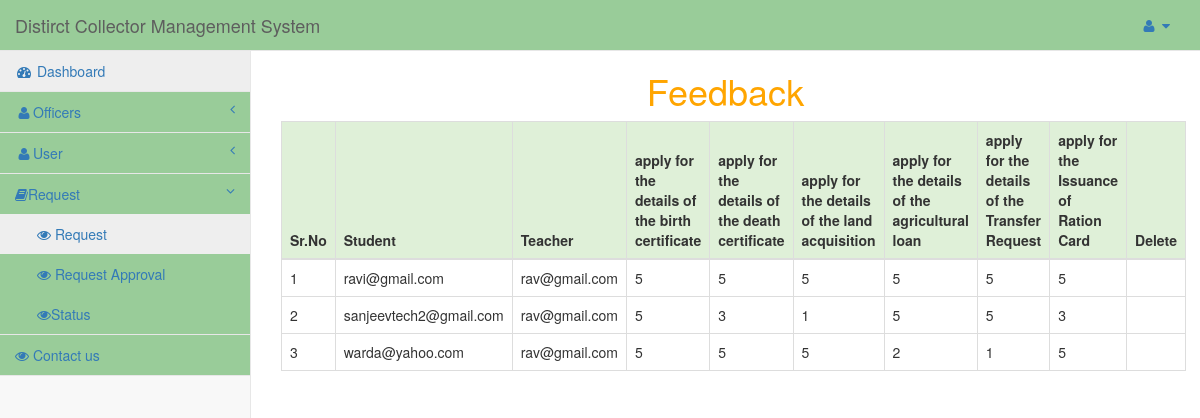
/admin/dashboard.php?info=feedback (signed in), run on the app's committed database.
### tables this page shows
CREATE TABLE IF NOT EXISTS `feedback` (
  `id` int(11) NOT NULL AUTO_INCREMENT,
  `student_id` varchar(50) NOT NULL,
  `faculty_id` varchar(50) NOT NULL,
  `Teacher provided the course outline having weekly content plan w` enum('5','4','3','2','1') NOT NULL,
  `Course objectives,learning outcomes and grading criteria are cle` enum('5','4','3','2','1') NOT NULL,
  `Course integrates throretical course concepts with the real worl` enum('5','4','3','2','1') NOT NULL,
  `Teacher is punctual,arrives on time and leaves on time` enum('5','4','3','2','1') NOT NULL,
  `Teacher is good at stimulating the interest in the course conten` enum('5','4','3','2','1') NOT NULL,
  `Teacher is good at explaining the subject matter` enum('5','4','3','2','1') NOT NULL,
  `Teacher is presentation was clear,loud ad easy to understand` enum('5','4','3','2','1') NOT NULL,
  `Teacher is good at using innovative teaching methods/ways` enum('5','4','3','2','1') NOT NULL,
  `Teacher is available and helpful during counseling hours` enum('5','4','3','2','1') NOT NULL,
  `Teacher has competed the whole course as per course outline` enum('5','4','3','2','1') NOT NULL,
  `Teacher was always fair and impartial:` enum('5','4','3','2','1') NOT NULL,
  `Assessments conducted are clearly connected to maximize learinin` enum('5','4','3','2','1') NOT NULL,
  `What I liked about the course` text NOT NULL,
  `Why I disliked about the course` text NOT NULL,
  `date` date NOT NULL,
  PRIMARY KEY (`id`)
);

### admin/feedback.php (the view, shortened to what this page needs)
<?php
$q=mysqli_query($conn,"select * from feedback");
$r=mysqli_num_rows($q);
if($r==false)
{
echo "<h3 style='color:Red'>No any records found ! </h3>";
}
else
{
?>
<div class="row">
	<div class="col-sm-12" style="color:orange;">
		<h1 align="center" >Feedback</h1>
	</div>
</div>
<div class="row">
<div class="col-sm-12">
<table class="table table-bordered">
	<thead >
	<tr class="success">
		<th>Sr.No</th>
		<th>Student</th>
		<th>Teacher</th>
		<th>apply for the details of the birth certificate</th>
		<th>apply for the details of the death certificate</th>
		<th>apply for the details of the land acquisition</th>
		<th>apply for the details of the agricultural loan</th>
		<th>apply for the details of the Transfer Request</th>
		<th>apply for the Issuance of Ration Card</th>
		<th>Delete</th>
		</tr>
		</thead>
		<?php
		$i=1;
	while($row=mysqli_fetch_array($q))
		{
			echo "<tr>";
			echo "<td>".$i."</td>";
			echo "<td>".$row[1]."</td>";
			echo "<td>".$row[2]."</td>";
			echo "<td>".$row[3]."</td>";
			echo "<td>".$row[4]."</td>";
			echo "<td>".$row[5]."</td>";
			echo "<td>".$row[6]."</td>";
			echo "<td>".$row[7]."</td>";
			echo "<td>".$row[8]."</td>";
			echo "<td class='text-center'><a href='#' onclick='deletes($row[id])'><span class='glyphicon glyphicon-remove' style=color:red;></span></a></td>";
			echo "</tr>";
		$i++;
		}
		?>
</table>
</div>
</div>
<?php }?>

### css/sb-admin-2.css (style rules this page uses)
body { background-color: #f8f8f8; }

### data on the page
feedback: student "ravi@gmail.com", faculty "rav@gmail.com", value "5"
feedback: student "sanjeevtech2@gmail.com", faculty "rav@gmail.com", value "5", value "3", value "1"
feedback: student "warda@yahoo.com", faculty "rav@gmail.com", value "5", value "2", value "1"
